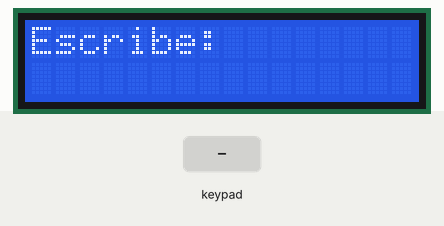
A sketch run on a simulated Arduino Mega 2560, built with avr-gcc and run on an emulated ATmega2560. On the bench: 16×2 character LCD. Inputs (shaded band) come from the test bench.

Above: at 1.2 s.
1.3 s: keypad keys 3 6 3 8 4 0 4 2 # pressed 0.4 s apart
At 5.4 s:
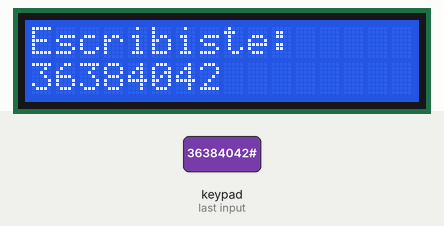
6.4 s: key 'A' pressed
At 7.7 s:
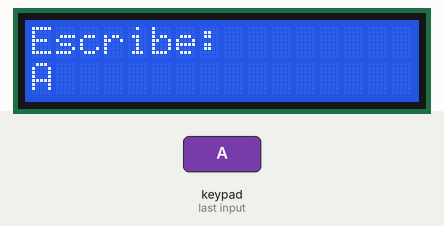
8.0 s: key 'B' pressed
At 9.2 s:
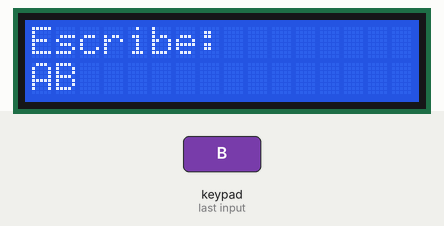
9.5 s: keypad keys 3 6 3 8 4 0 4 2 A pressed 0.4 s apart
At 14.1 s:
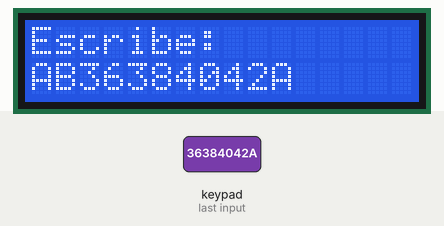
14.6 s: key 'C' pressed
At 15.5 s:
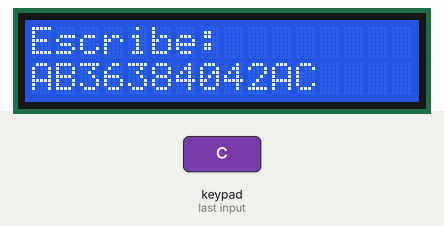
16.1 s: keypad keys 4 4 4 6 4 8 3 4 # pressed 0.4 s apart
At 20.4 s:
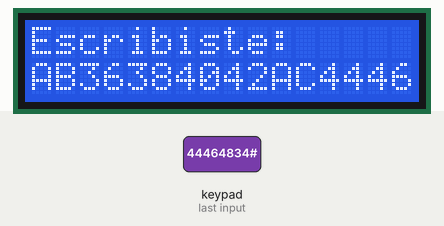
Timing chart, 0 to 21.9 s (numbered marks = the images above; inputs shaded):
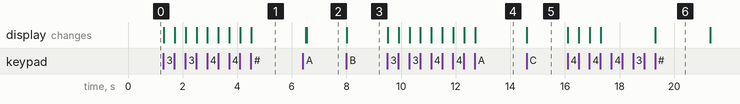

The sketch:

teclado__1_.ino
```cpp
// ===== Teclado 4x4 =====
// Lo que escribes aparece en la LCD.
// '*' borra todo, 'D' borra el último carácter, '#' muestra el texto final.
#include <LiquidCrystal.h>
#include <Keypad.h>

LiquidCrystal lcd(12, 11, 5, 4, 3, 2);  // RS, E, D4, D5, D6, D7

const byte FILAS = 4, COLS = 4;
char teclas[FILAS][COLS] = {
  {'1', '2', '3', 'A'},
  {'4', '5', '6', 'B'},
  {'7', '8', '9', 'C'},
  {'*', '0', '#', 'D'}
};
byte pinesFilas[FILAS] = {36, 38, 40, 42};
byte pinesCols[COLS]   = {44, 46, 48, 34};
Keypad teclado = Keypad(makeKeymap(teclas), pinesFilas, pinesCols, FILAS, COLS);

String texto = "";

void mostrar() {
  lcd.clear();
  lcd.print("Escribe:");
  lcd.setCursor(0, 1);
  lcd.print(texto);
}

void setup() {
  lcd.begin(16, 2);
  mostrar();
}

void loop() {
  char k = teclado.getKey();
  if (!k) return;

  if (k == '*') {
    texto = "";
    mostrar();
  } else if (k == 'D') {
    if (texto.length() > 0) texto.remove(texto.length() - 1);
    mostrar();
  } else if (k == '#') {
    lcd.clear();
    lcd.print("Escribiste:");
    lcd.setCursor(0, 1);
    lcd.print(texto.length() ? texto : "(nada)");
    delay(2000);
    texto = "";
    mostrar();
  } else if (texto.length() < 16) {
    texto += k;
    mostrar();
  }
}
```

Measured:
- after the input at 1.3 s, the display: first changes at once (image 1 shows a later state)
- after the input at 6.4 s, the display: first differs from a run without the input after 0.14 s (image 2)
- after the input at 8.0 s, the display: changes at once (image 3)
- after the input at 9.5 s, the display: first changes at once (image 4 shows a later state)
- after the input at 14.6 s, the display: changes at once (image 5)
- after the input at 16.1 s, the display: first changes at once (image 6 shows a later state)
